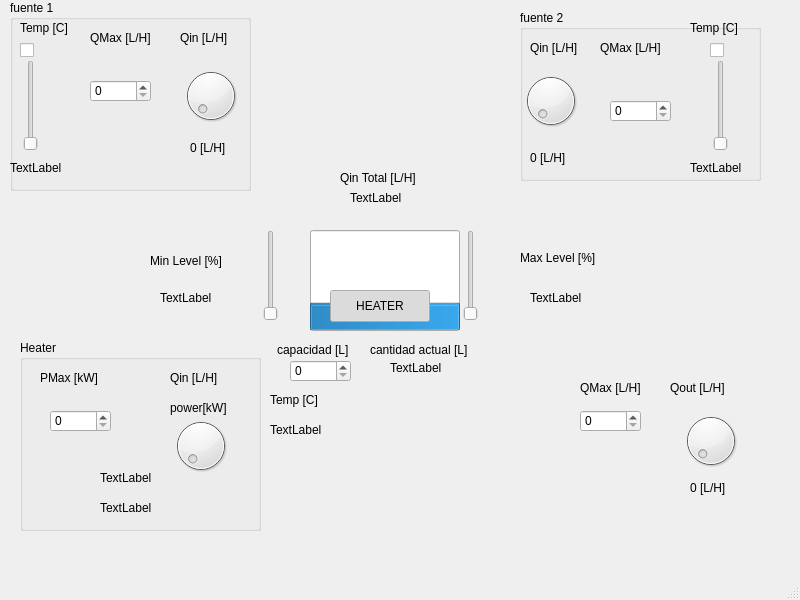
<?xml version="1.0" encoding="UTF-8"?>
<ui version="4.0">
 <class>MainWindow</class>
 <widget class="QMainWindow" name="MainWindow">
  <property name="geometry">
   <rect>
    <x>0</x>
    <y>0</y>
    <width>800</width>
    <height>600</height>
   </rect>
  </property>
  <property name="windowTitle">
   <string>MainWindow</string>
  </property>
  <widget class="QWidget" name="centralwidget">
   <widget class="QGroupBox" name="groupBoxfuente2">
    <property name="geometry">
     <rect>
      <x>520</x>
      <y>10</y>
      <width>241</width>
      <height>171</height>
     </rect>
    </property>
    <property name="title">
     <string>fuente 2</string>
    </property>
    <widget class="QSlider" name="slidertemp2">
     <property name="geometry">
      <rect>
       <x>190</x>
       <y>50</y>
       <width>22</width>
       <height>91</height>
      </rect>
     </property>
     <property name="orientation">
      <enum>Qt::Orientation::Vertical</enum>
     </property>
    </widget>
    <widget class="QLabel" name="lbltemp2valor">
     <property name="geometry">
      <rect>
       <x>170</x>
       <y>150</y>
       <width>58</width>
       <height>16</height>
      </rect>
     </property>
     <property name="text">
      <string>TextLabel</string>
     </property>
    </widget>
    <widget class="QLabel" name="label_7">
     <property name="geometry">
      <rect>
       <x>170</x>
       <y>10</y>
       <width>58</width>
       <height>16</height>
      </rect>
     </property>
     <property name="text">
      <string>Temp [C]</string>
     </property>
    </widget>
    <widget class="QLabel" name="label_8">
     <property name="geometry">
      <rect>
       <x>80</x>
       <y>30</y>
       <width>71</width>
       <height>16</height>
      </rect>
     </property>
     <property name="text">
      <string>QMax [L/H]</string>
     </property>
    </widget>
    <widget class="QLabel" name="label_9">
     <property name="geometry">
      <rect>
       <x>10</x>
       <y>30</y>
       <width>58</width>
       <height>16</height>
      </rect>
     </property>
     <property name="text">
      <string>Qin [L/H]</string>
     </property>
    </widget>
    <widget class="QDial" name="dialQin2">
     <property name="geometry">
      <rect>
       <x>0</x>
       <y>50</y>
       <width>61</width>
       <height>81</height>
      </rect>
     </property>
    </widget>
    <widget class="QLabel" name="lblQin2">
     <property name="geometry">
      <rect>
       <x>10</x>
       <y>140</y>
       <width>58</width>
       <height>16</height>
      </rect>
     </property>
     <property name="text">
      <string>0 [L/H]</string>
     </property>
    </widget>
    <widget class="QSpinBox" name="spinQmax2">
     <property name="geometry">
      <rect>
       <x>90</x>
       <y>90</y>
       <width>61</width>
       <height>22</height>
      </rect>
     </property>
    </widget>
   </widget>
   <widget class="QGroupBox" name="groupBoxfuente1">
    <property name="geometry">
     <rect>
      <x>10</x>
      <y>0</y>
      <width>241</width>
      <height>191</height>
     </rect>
    </property>
    <property name="title">
     <string>fuente 1</string>
    </property>
    <widget class="QSlider" name="slidertemp1_2">
     <property name="geometry">
      <rect>
       <x>10</x>
       <y>60</y>
       <width>22</width>
       <height>91</height>
      </rect>
     </property>
     <property name="orientation">
      <enum>Qt::Orientation::Vertical</enum>
     </property>
    </widget>
    <widget class="QLabel" name="lbltemp1valor">
     <property name="geometry">
      <rect>
       <x>0</x>
       <y>160</y>
       <width>58</width>
       <height>16</height>
      </rect>
     </property>
     <property name="text">
      <string>TextLabel</string>
     </property>
    </widget>
    <widget class="QLabel" name="label_4">
     <property name="geometry">
      <rect>
       <x>10</x>
       <y>20</y>
       <width>58</width>
       <height>16</height>
      </rect>
     </property>
     <property name="text">
      <string>Temp [C]</string>
     </property>
    </widget>
    <widget class="QLabel" name="label_5">
     <property name="geometry">
      <rect>
       <x>80</x>
       <y>30</y>
       <width>71</width>
       <height>16</height>
      </rect>
     </property>
     <property name="text">
      <string>QMax [L/H]</string>
     </property>
    </widget>
    <widget class="QLabel" name="label_6">
     <property name="geometry">
      <rect>
       <x>170</x>
       <y>30</y>
       <width>58</width>
       <height>16</height>
      </rect>
     </property>
     <property name="text">
      <string>Qin [L/H]</string>
     </property>
    </widget>
    <widget class="QLabel" name="lblQin1">
     <property name="geometry">
      <rect>
       <x>180</x>
       <y>140</y>
       <width>58</width>
       <height>16</height>
      </rect>
     </property>
     <property name="text">
      <string>0 [L/H]</string>
     </property>
    </widget>
    <widget class="QDial" name="dialQin1">
     <property name="geometry">
      <rect>
       <x>170</x>
       <y>60</y>
       <width>61</width>
       <height>71</height>
      </rect>
     </property>
    </widget>
    <widget class="QSpinBox" name="spinQmax1">
     <property name="geometry">
      <rect>
       <x>80</x>
       <y>80</y>
       <width>61</width>
       <height>22</height>
      </rect>
     </property>
    </widget>
    <widget class="QCheckBox" name="checkHabilitarfuente1">
     <property name="geometry">
      <rect>
       <x>10</x>
       <y>40</y>
       <width>85</width>
       <height>20</height>
      </rect>
     </property>
     <property name="text">
      <string/>
     </property>
    </widget>
   </widget>
   <widget class="QLabel" name="lblQintotal">
    <property name="geometry">
     <rect>
      <x>350</x>
      <y>190</y>
      <width>91</width>
      <height>16</height>
     </rect>
    </property>
    <property name="text">
     <string>TextLabel</string>
    </property>
   </widget>
   <widget class="QProgressBar" name="progressNivel">
    <property name="geometry">
     <rect>
      <x>310</x>
      <y>230</y>
      <width>150</width>
      <height>101</height>
     </rect>
    </property>
    <property name="styleSheet">
     <string notr="true">ui-&gt;progressNivel-&gt;setStyleSheet(
    &quot;QProgressBar {&quot;
    &quot;  border: 2px solid #333;&quot;
    &quot;  background-color: white;&quot;
    &quot;  text-align: center;&quot;
    &quot;  font-size: 14px;&quot;
    &quot;  font-weight: bold;&quot;
    &quot;}&quot;
    &quot;QProgressBar::chunk {&quot;
    &quot;  background-color: #1E90FF;&quot;
    &quot;}&quot;
);</string>
    </property>
    <property name="value">
     <number>24</number>
    </property>
    <property name="orientation">
     <enum>Qt::Orientation::Vertical</enum>
    </property>
   </widget>
   <widget class="QSlider" name="slidermin">
    <property name="geometry">
     <rect>
      <x>260</x>
      <y>230</y>
      <width>22</width>
      <height>91</height>
     </rect>
    </property>
    <property name="orientation">
     <enum>Qt::Orientation::Vertical</enum>
    </property>
   </widget>
   <widget class="QSlider" name="slidermax">
    <property name="geometry">
     <rect>
      <x>460</x>
      <y>230</y>
      <width>22</width>
      <height>91</height>
     </rect>
    </property>
    <property name="orientation">
     <enum>Qt::Orientation::Vertical</enum>
    </property>
   </widget>
   <widget class="QLabel" name="lbltemp1_4">
    <property name="geometry">
     <rect>
      <x>150</x>
      <y>250</y>
      <width>81</width>
      <height>21</height>
     </rect>
    </property>
    <property name="text">
     <string>Min Level [%]</string>
    </property>
   </widget>
   <widget class="QLabel" name="lbltemp1_5">
    <property name="geometry">
     <rect>
      <x>520</x>
      <y>250</y>
      <width>91</width>
      <height>16</height>
     </rect>
    </property>
    <property name="text">
     <string>Max Level [%]</string>
    </property>
   </widget>
   <widget class="QLabel" name="lblminvalor">
    <property name="geometry">
     <rect>
      <x>160</x>
      <y>290</y>
      <width>58</width>
      <height>16</height>
     </rect>
    </property>
    <property name="text">
     <string>TextLabel</string>
    </property>
   </widget>
   <widget class="QLabel" name="lblmaxvalor">
    <property name="geometry">
     <rect>
      <x>530</x>
      <y>290</y>
      <width>58</width>
      <height>16</height>
     </rect>
    </property>
    <property name="text">
     <string>TextLabel</string>
    </property>
   </widget>
   <widget class="QPushButton" name="btnheater">
    <property name="geometry">
     <rect>
      <x>330</x>
      <y>290</y>
      <width>100</width>
      <height>32</height>
     </rect>
    </property>
    <property name="text">
     <string>HEATER</string>
    </property>
    <property name="checkable">
     <bool>true</bool>
    </property>
    <property name="checked">
     <bool>true</bool>
    </property>
   </widget>
   <widget class="QLabel" name="lbltemp1_8">
    <property name="geometry">
     <rect>
      <x>277</x>
      <y>340</y>
      <width>81</width>
      <height>20</height>
     </rect>
    </property>
    <property name="text">
     <string>capacidad [L]</string>
    </property>
   </widget>
   <widget class="QLabel" name="lbltemp1_9">
    <property name="geometry">
     <rect>
      <x>370</x>
      <y>340</y>
      <width>111</width>
      <height>20</height>
     </rect>
    </property>
    <property name="text">
     <string>cantidad actual [L]</string>
    </property>
   </widget>
   <widget class="QLabel" name="lblcantidadactual">
    <property name="geometry">
     <rect>
      <x>390</x>
      <y>360</y>
      <width>58</width>
      <height>16</height>
     </rect>
    </property>
    <property name="text">
     <string>TextLabel</string>
    </property>
   </widget>
   <widget class="QSpinBox" name="spincapacidad">
    <property name="geometry">
     <rect>
      <x>290</x>
      <y>360</y>
      <width>61</width>
      <height>22</height>
     </rect>
    </property>
   </widget>
   <widget class="QLabel" name="lbltemp1_11">
    <property name="geometry">
     <rect>
      <x>270</x>
      <y>390</y>
      <width>81</width>
      <height>20</height>
     </rect>
    </property>
    <property name="text">
     <string>Temp [C]</string>
    </property>
   </widget>
   <widget class="QLabel" name="lbltemptanque">
    <property name="geometry">
     <rect>
      <x>270</x>
      <y>420</y>
      <width>81</width>
      <height>20</height>
     </rect>
    </property>
    <property name="text">
     <string>TextLabel</string>
    </property>
   </widget>
   <widget class="QGroupBox" name="groupBoxheater">
    <property name="geometry">
     <rect>
      <x>20</x>
      <y>340</y>
      <width>241</width>
      <height>191</height>
     </rect>
    </property>
    <property name="title">
     <string>Heater</string>
    </property>
    <property name="flat">
     <bool>false</bool>
    </property>
    <property name="checkable">
     <bool>false</bool>
    </property>
    <widget class="QLabel" name="label_11">
     <property name="geometry">
      <rect>
       <x>20</x>
       <y>30</y>
       <width>71</width>
       <height>16</height>
      </rect>
     </property>
     <property name="text">
      <string>PMax [kW]</string>
     </property>
    </widget>
    <widget class="QLabel" name="label_12">
     <property name="geometry">
      <rect>
       <x>150</x>
       <y>30</y>
       <width>58</width>
       <height>16</height>
      </rect>
     </property>
     <property name="text">
      <string>Qin [L/H]</string>
     </property>
    </widget>
    <widget class="QLabel" name="lblQin1_2">
     <property name="geometry">
      <rect>
       <x>150</x>
       <y>60</y>
       <width>71</width>
       <height>16</height>
      </rect>
     </property>
     <property name="text">
      <string>power[kW]</string>
     </property>
    </widget>
    <widget class="QDial" name="dialheaterpower_2">
     <property name="geometry">
      <rect>
       <x>150</x>
       <y>70</y>
       <width>61</width>
       <height>71</height>
      </rect>
     </property>
    </widget>
    <widget class="QSpinBox" name="spinPmax">
     <property name="geometry">
      <rect>
       <x>30</x>
       <y>70</y>
       <width>61</width>
       <height>22</height>
      </rect>
     </property>
    </widget>
    <widget class="QLabel" name="lblheaterpower">
     <property name="geometry">
      <rect>
       <x>80</x>
       <y>130</y>
       <width>58</width>
       <height>16</height>
      </rect>
     </property>
     <property name="text">
      <string>TextLabel</string>
     </property>
    </widget>
    <widget class="QLabel" name="lblheaterpowercalculado">
     <property name="geometry">
      <rect>
       <x>80</x>
       <y>160</y>
       <width>58</width>
       <height>16</height>
      </rect>
     </property>
     <property name="text">
      <string>TextLabel</string>
     </property>
    </widget>
   </widget>
   <widget class="QLabel" name="label_10">
    <property name="geometry">
     <rect>
      <x>580</x>
      <y>380</y>
      <width>71</width>
      <height>16</height>
     </rect>
    </property>
    <property name="text">
     <string>QMax [L/H]</string>
    </property>
   </widget>
   <widget class="QLabel" name="label_15">
    <property name="geometry">
     <rect>
      <x>670</x>
      <y>380</y>
      <width>71</width>
      <height>16</height>
     </rect>
    </property>
    <property name="text">
     <string>Qout [L/H]</string>
    </property>
   </widget>
   <widget class="QDial" name="dialQout">
    <property name="geometry">
     <rect>
      <x>680</x>
      <y>400</y>
      <width>61</width>
      <height>81</height>
     </rect>
    </property>
   </widget>
   <widget class="QSpinBox" name="spinQmaxout">
    <property name="geometry">
     <rect>
      <x>580</x>
      <y>410</y>
      <width>61</width>
      <height>22</height>
     </rect>
    </property>
   </widget>
   <widget class="QLabel" name="lblQout">
    <property name="geometry">
     <rect>
      <x>690</x>
      <y>480</y>
      <width>58</width>
      <height>16</height>
     </rect>
    </property>
    <property name="text">
     <string>0 [L/H]</string>
    </property>
   </widget>
   <widget class="QLabel" name="lblQintotal_2">
    <property name="geometry">
     <rect>
      <x>340</x>
      <y>170</y>
      <width>91</width>
      <height>16</height>
     </rect>
    </property>
    <property name="text">
     <string>Qin Total [L/H]</string>
    </property>
   </widget>
   <widget class="QCheckBox" name="checkHabilitarfuente2">
    <property name="geometry">
     <rect>
      <x>710</x>
      <y>40</y>
      <width>85</width>
      <height>20</height>
     </rect>
    </property>
    <property name="text">
     <string/>
    </property>
   </widget>
  </widget>
  <widget class="QMenuBar" name="menubar">
   <property name="geometry">
    <rect>
     <x>0</x>
     <y>0</y>
     <width>800</width>
     <height>33</height>
    </rect>
   </property>
  </widget>
  <widget class="QStatusBar" name="statusbar"/>
 </widget>
 <resources/>
 <connections/>
</ui>
